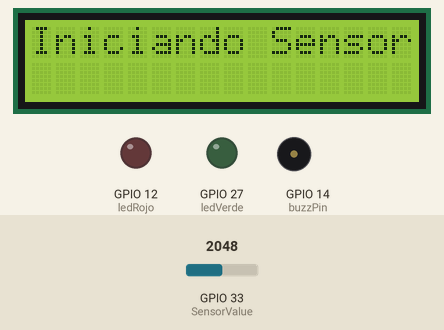
This sketch was run on a simulated ESP32. Parts: 16×2 character LCD, output pins drawn as LEDs (lit = HIGH), buzzer (waves = sounding, pin HIGH). Inputs (shaded band) come from the test bench; at power-on: GPIO 33 (SensorValue) = 2048. WiFi joins after 1.5 s; servers stay silent unless stated; what the sketch prints to the serial monitor is not drawn.

Above: at 1.9 s.
At 8.4 s:
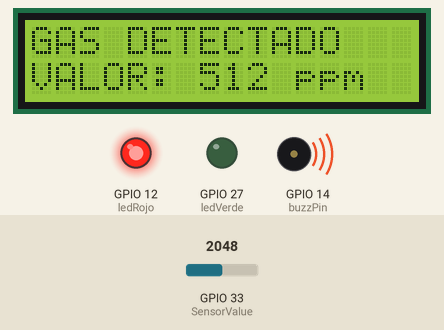
8.5 s: GPIO 33 (SensorValue) set to 1034
At 9.4 s:
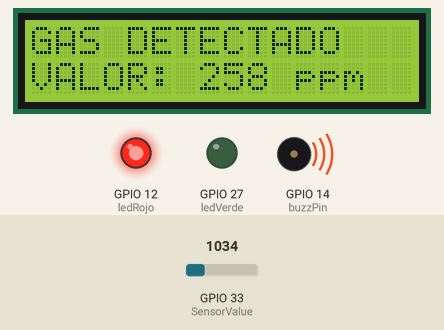
10.3 s: GPIO 33 (SensorValue) set to 931
At 12.0 s:
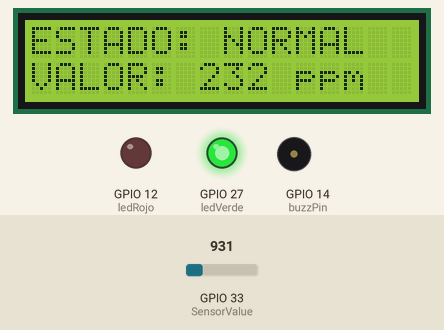
12.3 s: GPIO 33 (SensorValue) set to 3603
At 13.6 s:
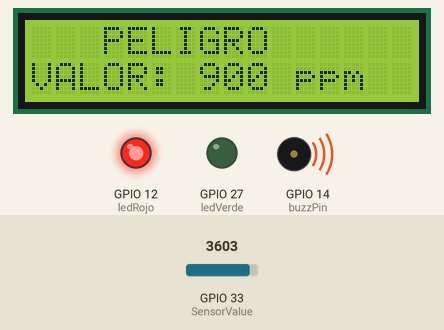
Timing chart, 0 to 15.3 s (numbered marks = the images above; inputs shaded):
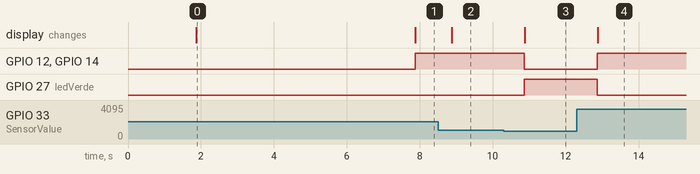

Measured:
- the behaviour switches between 1004 and 1003 on GPIO 33 (SensorValue) (found by bisection; images 2 and 3)
- after the input at 8.5 s, the display: changes after 0.37 s (image 2)
- after the input at 10.3 s, GPIO 12 (ledRojo), GPIO 14 (buzzPin): HIGH → LOW after 0.57 s; GPIO 27 (ledVerde): LOW → HIGH after 0.57 s; the display: changes after 0.57 s (image 3)
- after the input at 12.3 s, GPIO 12 (ledRojo), GPIO 14 (buzzPin): LOW → HIGH after 0.57 s; GPIO 27 (ledVerde): HIGH → LOW after 0.57 s; the display: changes after 0.57 s (image 4)
- what the display in image 0 shows lasts 6.0 s, from 1.9 s to 7.9 s

The sketch:

Proyecto_-_JIC_-_IngSoft.ino
```cpp
//Blynk Template
#define BLYNK_TEMPLATE_ID "TMPL2rpgCwG1F"
#define BLYNK_DEVICE_NAME "Detector de Gas"
#define BLYNK_AUTH_TOKEN "klZTMIatT5hhJgVc9rcldlbN40jngB5K"

#define BLYNK_PRINT Serial

//Librerias
#include <WiFi.h>
#include <WiFiClient.h>
#include <BlynkSimpleEsp32.h>
#include <LiquidCrystal.h>

//WiFi
char auth[] = BLYNK_AUTH_TOKEN;
char ssid[] = ""; // Change your Wifi/ Hotspot Name
char pass[] = ""; // Change your Wifi/ Hotspot Password

BlynkTimer timer;

//Variables
//Sensor
int SensorValue = 33;
int valorD = 0;
int valorA = 0;

//Pantalla
int rs = 23;
int e = 22;
int d4 = 21;
int d5 = 19;
int d6 = 18;
int d7 = 5;

//LEDs
int ledRojo = 12;
int ledVerde = 27;

//Buzzer
int buzzPin = 14;

LiquidCrystal lcd(rs, e, d4, d5, d6, d7);

void mySensor()
{
  //Limpiar Pantalla
  lcd.clear();

  //Valor Digital
  int valorD = analogRead(SensorValue);

  //Valor Analogico
  int valorA = valorD-(valorD*0.75);

  Blynk.virtualWrite(V0, valorA);

  if (valorA <= 250)
  {
    digitalWrite(ledRojo,LOW);
    digitalWrite(ledVerde,HIGH);

    lcd.setCursor(0,0);
    lcd.print("ESTADO: NORMAL");

    lcd.setCursor(0,1);
    lcd.print("VALOR: ");
    lcd.print(valorA);
    lcd.print(" ppm");

    digitalWrite(buzzPin, LOW);
  }
  else
  {
    if (valorA > 250 && valorA <= 800)
    {
      digitalWrite(ledRojo,HIGH);
      digitalWrite(ledVerde,LOW);

      lcd.setCursor(0,0);
      lcd.print("GAS DETECTADO");

      lcd.setCursor(0,1);
      lcd.print("VALOR: ");
      lcd.print(valorA);
      lcd.print(" ppm");

      digitalWrite(buzzPin, HIGH);

      //Alerta Blynk
      Blynk.logEvent("alerta_de_fuga_de_gas", "Fuga de Gas Detectada");
    }
    else
    {
      digitalWrite(ledRojo,HIGH);
      digitalWrite(ledVerde,LOW);

      lcd.setCursor(0,0);
      lcd.print("   PELIGRO  ");

      lcd.setCursor(0,1);
      lcd.print("VALOR: ");
      lcd.print(valorA);
      lcd.print(" ppm");

      digitalWrite(buzzPin, HIGH);

      //Alerta Blynk
      Blynk.logEvent("alerta_de_fuga_de_gas", "Fuga de Gas Detectada");
    }
  }

  Serial.print("MQ2 Level: ");
  Serial.println(valorA);
}

void setup() //Setup function - only function that is run in deep sleep mode
{
  //Inicio
  Serial.begin(9600);
  lcd.begin(16,2);
  Blynk.begin(auth, ssid, pass);//Splash screen delay

  //Modo
  pinMode(buzzPin,OUTPUT);
  pinMode(ledRojo,OUTPUT);
  pinMode(ledVerde,OUTPUT);

  //Pantalla Inicial
  lcd.setCursor(0,0);
  lcd.print("Iniciando Sensor");

  delay(5000);
  timer.setInterval(1000L, mySensor);
}

void loop() //Loop function
{
  Blynk.run();
  timer.run();
}
```
